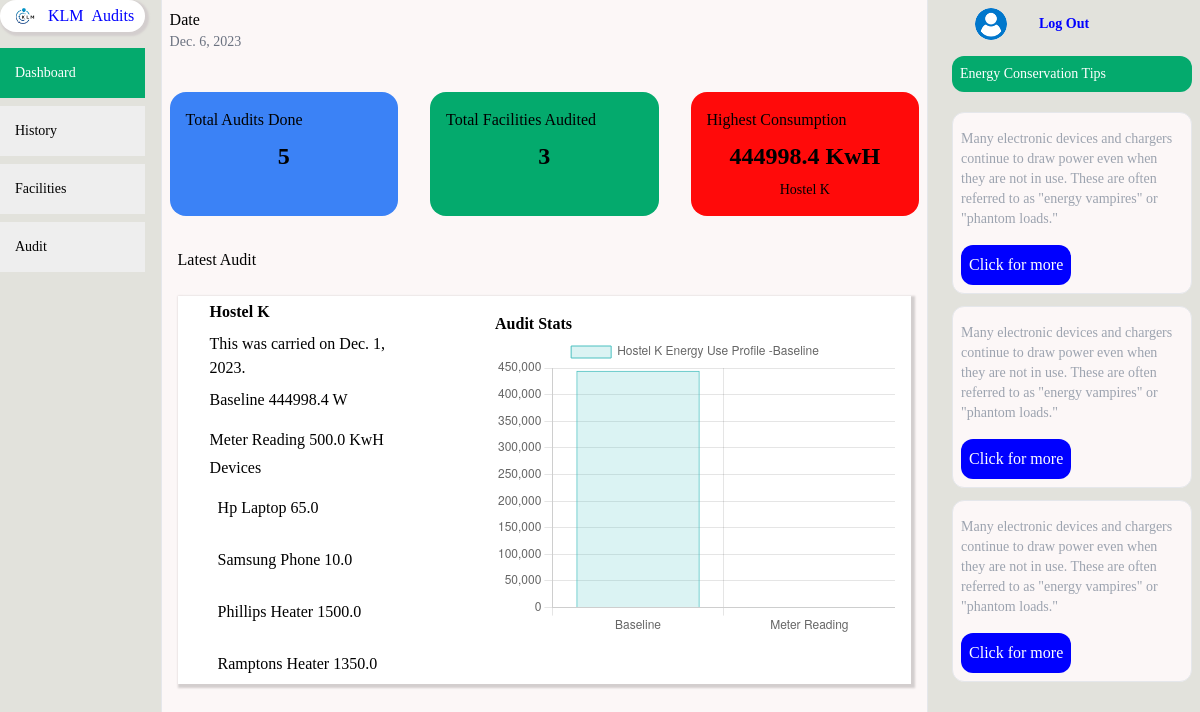
Page /audits/ (signed in) on the committed database.
### accounts/models.py (models this page shows, shortened)
class UserAccount(AbstractBaseUser, PermissionsMixin):
    email = models.EmailField(unique=True)
    name = models.CharField(default='N/A', max_length=50)
    is_staff = models.BooleanField(default=False)
    is_active = models.BooleanField(default=True)
    date_joined = models.DateTimeField(default=timezone.now)
    objects = UsersManager()
    USERNAME_FIELD ='email'
    REQUIRED_FIELDS = []
    groups = models.ManyToManyField(
        'auth.Group',
        related_name='user_accounts',
        related_query_name='user_account'
    )
    user_permissions = models.ManyToManyField(
        'auth.Permission',
        related_name='user_accounts',
        related_query_name='user_account'
    )

### auditApp/models.py (models this page shows)
class EnergyAudit(models.Model):
    user = models.ForeignKey(UserAccount, on_delete=models.CASCADE,default=1)
    facility = models.ForeignKey(Facility, on_delete=models.CASCADE)
    devices = models.ManyToManyField(EnergyDevice,blank=True)
    operation_hours = models.CharField(default='N/A' ,max_length=50)
    audit_result = models.FloatField(null=True, blank=True)
    date=models.DateField(auto_now=True)
    meter_reading=models.FloatField(null=True, default=0)
    recommendation=models.CharField(default='',max_length=700)

class Facility(models.Model):
    user = models.ForeignKey(UserAccount, on_delete=models.CASCADE,default=1)
    name = models.CharField(max_length=100)
    location = models.CharField(max_length=100)

class EnergyDevice(models.Model):
    facility=models.ForeignKey(Facility, on_delete=models.CASCADE,default=5)
    user = models.ForeignKey(UserAccount, on_delete=models.CASCADE,default=1)
    name = models.CharField(max_length=100)
    rating = models.FloatField()

### auditApp/views.py (the view)
# urls.py: path('',views.dashboard, name='home'),
def dashboard(request):
    message=''
    today=date.today()
    audits=EnergyAudit.objects.filter(user=request.user)
    facilities=Facility.objects.filter(user=request.user)
    audits_count=audits.count()
    facility_count=facilities.count()
    highest_audit=0
    facility=''
    for audit in audits:
        if audit.audit_result > highest_audit:
            highest_audit=audit.audit_result
            facility=audit.facility.name
    try:
        latest_audit=audits.last()
    except:
        latest_audit=None
    if latest_audit:
        latest_facility=latest_audit.facility
        devices=EnergyDevice.objects.filter(facility=latest_facility)
    else :
        devices=None
    context={
        "devices":devices,
        'latest_audit':latest_audit,
        'date':today,
        'message':message,
        'audits':audits,
        'audits_count':audits_count,
        'facility_count':facility_count,
        'highest_audit':highest_audit,
        'facility':facility,
    }
    return render(request,'auditApp/dashboard.html',context)

### templates/auditApp/dashboard.html (shortened to what this page needs)
{% extends "base.html" %} {% load static %}  {% block content %}
<div class="bg-[#191a22] text-black">
  <div class="flex flex-col md:flex-row gap-4">
    {% include "../components/sidebar.html" %}
    <div class="md:w-[90%]">
      <div class="flex flex-col md:flex-row gap-4">
        <div
          class="p-2 flex flex-col gap-8 md:w-[75%] border-r border-l border-gray-600"
        >
          <div class="flex flex-row justify-between">
            <div>
              <p>Date</p>
              <p class="text-sm text-gray-500">{{date}}</p>
            </div>
          </div>
          <div class="flex mt-2 flex-col gap-4">
            <div class="flex flex-col md:flex-row gap-8">
              <div class="p-4 bg-blue-500 text-black rounded-2xl md:w-[33%]">
                <div class="flex flex-row gap-4">
                  <AiFillHeart />
                  <p>Total Audits Done</p>
                </div>
                <div class="flex flex-col">
                  <p class="text-2xl font-semibold mx-auto py-2">
                    {{audits_count}}
                  </p>
                </div>
              </div>
              <div class="p-4 bg-green text-black rounded-2xl md:w-[33%]">
                <div class="flex flex-row gap-4">
                  <AiFillHeart />
                  <p>Total Facilities Audited</p>
                </div>
                <div class="flex flex-col">
                  <p class="text-2xl font-semibold mx-auto py-2">
                    {{facility_count}}
                  </p>
                </div>
              </div>
              <div class="p-4 bg-red-300 text-black rounded-2xl md:w-[33%]">
                <div class="flex flex-row gap-4">
                  <AiFillHeart />
                  <p>Highest Consumption</p>
                </div>
                <div class="flex flex-col">
                  <p class="text-2xl font-semibold mx-auto py-2">
                    {{highest_audit}} KwH
                  </p>
                  <p class="mx-auto text-sm">{{facility}}</p>
                </div>
              </div>
            </div>
            <div class="m-2 flex flex-col">
              <p class="py-2 text-black">Latest Audit</p>
              <div class="mt-4 flex flex-col md:flex-row gap-8 shadow_style">
                <div
                  class="flex flex-col md:w-[40%]"
                  style="padding-left: 2rem"
                >
                  <div class="flex flex-row gap-2">
                    <p class="text-black py-1 font-semibold">
                      {{latest_audit.facility.name}}
                    </p>
                  </div>
                  <p class="py-1 w-[80%]">
                    This was carried on {{latest_audit.date}}.
                  </p>
                  <div class="flex flex-col gap-4 mt-1">
                    <p>Baseline {{latest_audit.audit_result}} W</p>
                    <p>Meter Reading {{latest_audit.meter_reading}} KwH</p>
                  </div>
                  <p class="py-1">Devices</p>
                  <div class="flex mt-1 flex-wrap gap-3">
                    {% for device in devices %}
                    <p class="p-2 bg-blue-300 rounded-xl text-black">
                      {{device.name}} {{device.rating}}
                    </p>
                    {% endfor %}
                  </div>
                </div>
                <div class="md:w-[60%] rounded-2xl">
                  <div class="p-4 text-black">
                    <div class="flex flex-row gap-4">
                      <p class="font-semibold text-black">Audit Stats</p>
                    </div>
                    <div class="flex">
                      <canvas id="Chart" width="400" height="300"></canvas>
                      <script>
                        // Create the chart
                        var ctx = document.getElementById('Chart').getContext('2d');
                        var myChart = new Chart(ctx, {
                            type: 'bar',
                            data: {
                                labels: ['Baseline','Meter Reading'],
                                datasets: [{
                                    label: '{{facility}} Energy Use Profile -Baseline',
                                    data: [{{latest_audit.audit_result}},{{latest_audit.meter_reading}}],
                                    backgroundColor: 'rgba(75, 192, 192, 0.2)',
                                    borderColor: 'rgba(75, 192, 192, 1)',
                                    borderWidth: 1,
                                },
                                ]
                            },
                            options: {
                                responsive: true,
                                maintainAspectRatio: false
                            }
                        });
                      </script>
                    </div>
                  </div>
                </div>
              </div>
            </div>
          </div>
        </div>
        <div class="p-2 md:h-screen md:w-[25%]">
          {% include "../components/rightbar.html" %}
        </div>
      </div>
    </div>
  </div>
</div>
{% endblock content %}

### rows in the picture
UserAccount: last_login "Dec. 6, 2023"
EnergyAudit: audit_result "444998.4", facility.name "Hostel K", date "Dec. 1, 2023", meter_reading "500.0"
Facility: name "Hostel K"
EnergyDevice: name "Hp Laptop", rating "65.0"
EnergyDevice: name "Samsung Phone", rating "10.0"
EnergyDevice: name "Phillips Heater", rating "1500.0"
EnergyDevice: name "Ramptons Heater", rating "1350.0"

### other values in the picture
{{ audits_count }} "5"
{{ facility_count }} "3"
chart data {{ facility }} Hostel K
chart data {{ latest_audit.audit_result }} 444998.4
chart data {{ latest_audit.meter_reading }} 500.0
